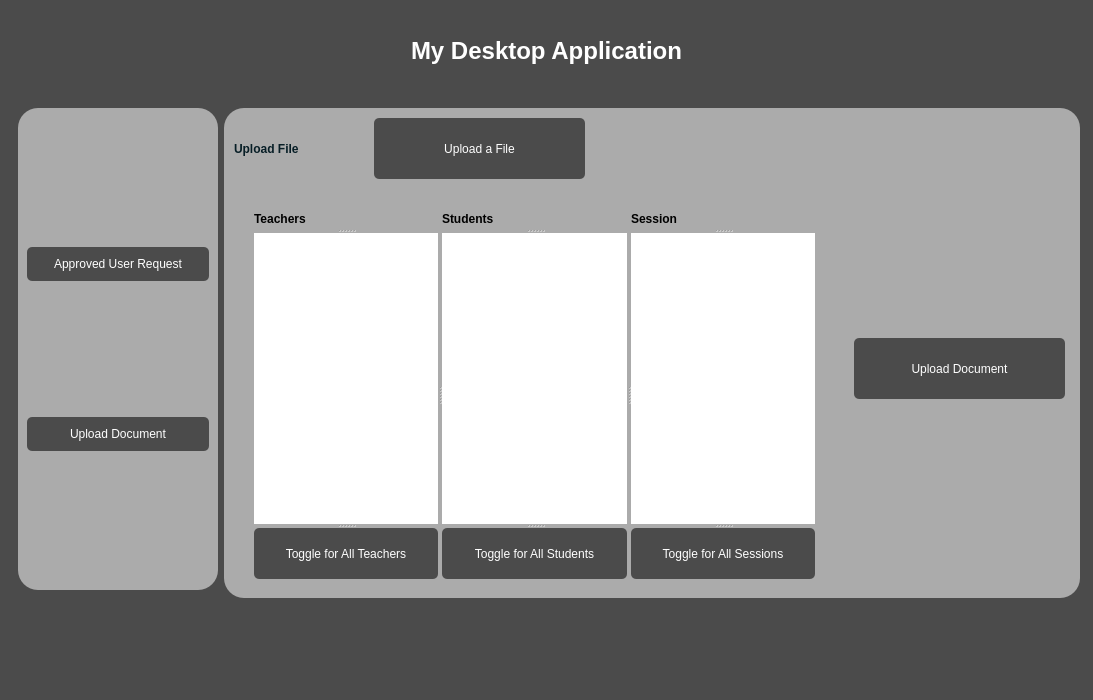
<?xml version="1.0" encoding="UTF-8"?>
<ui version="4.0">
 <class>AdminUploadDocument</class>
 <widget class="QMainWindow" name="AdminUploadDocument">
  <property name="geometry">
   <rect>
    <x>0</x>
    <y>0</y>
    <width>1093</width>
    <height>700</height>
   </rect>
  </property>
  <property name="minimumSize">
   <size>
    <width>1080</width>
    <height>700</height>
   </size>
  </property>
  <property name="maximumSize">
   <size>
    <width>16777215</width>
    <height>700</height>
   </size>
  </property>
  <property name="windowTitle">
   <string>MainWindow</string>
  </property>
  <widget class="QWidget" name="centralwidget">
   <property name="maximumSize">
    <size>
     <width>16777215</width>
     <height>800</height>
    </size>
   </property>
   <property name="styleSheet">
    <string notr="true">*{
border:none;
background-color:transparent;
color:#fff;
}



#label
{
color:#fff;

}

#label_2
{
color:#071e26;

}

#centralwidget{
	
	background-color: rgb(75, 75, 75);
}

#sidemenu{
background-color: rgb(171, 171, 171);
border-radius:20px;
}

QPushButton{
padding: 10px;
background-color: rgb(75, 75, 75);
border-radius: 5px;

}

#menuButton{
	background-color: rgb(171, 171, 171);
padding: 10px;
border-radius: 5px;

}

#mainbody{
background-color:071e26;
border-radius:10px;
}

#widget_4{
background-color: rgb(171, 171, 171);
border-radius:20px;
}</string>
   </property>
   <layout class="QVBoxLayout" name="verticalLayout">
    <item>
     <widget class="QLabel" name="label">
      <property name="maximumSize">
       <size>
        <width>16777215</width>
        <height>60</height>
       </size>
      </property>
      <property name="font">
       <font>
        <pointsize>18</pointsize>
        <weight>75</weight>
        <bold>true</bold>
       </font>
      </property>
      <property name="text">
       <string>My Desktop Application</string>
      </property>
      <property name="alignment">
       <set>Qt::AlignCenter</set>
      </property>
     </widget>
    </item>
    <item>
     <widget class="QFrame" name="frame_2">
      <property name="sizePolicy">
       <sizepolicy hsizetype="Preferred" vsizetype="Expanding">
        <horstretch>0</horstretch>
        <verstretch>0</verstretch>
       </sizepolicy>
      </property>
      <property name="minimumSize">
       <size>
        <width>1080</width>
        <height>500</height>
       </size>
      </property>
      <property name="maximumSize">
       <size>
        <width>16777215</width>
        <height>500</height>
       </size>
      </property>
      <property name="frameShape">
       <enum>QFrame::StyledPanel</enum>
      </property>
      <property name="frameShadow">
       <enum>QFrame::Raised</enum>
      </property>
      <layout class="QHBoxLayout" name="horizontalLayout">
       <property name="spacing">
        <number>0</number>
       </property>
       <property name="leftMargin">
        <number>0</number>
       </property>
       <property name="topMargin">
        <number>0</number>
       </property>
       <property name="rightMargin">
        <number>0</number>
       </property>
       <property name="bottomMargin">
        <number>0</number>
       </property>
       <item>
        <widget class="QFrame" name="mainbody">
         <property name="sizePolicy">
          <sizepolicy hsizetype="Expanding" vsizetype="Expanding">
           <horstretch>0</horstretch>
           <verstretch>0</verstretch>
          </sizepolicy>
         </property>
         <property name="minimumSize">
          <size>
           <width>1050</width>
           <height>500</height>
          </size>
         </property>
         <property name="maximumSize">
          <size>
           <width>16777215</width>
           <height>500</height>
          </size>
         </property>
         <property name="styleSheet">
          <string notr="true"/>
         </property>
         <property name="frameShape">
          <enum>QFrame::StyledPanel</enum>
         </property>
         <property name="frameShadow">
          <enum>QFrame::Raised</enum>
         </property>
         <layout class="QHBoxLayout" name="horizontalLayout_4">
          <item>
           <widget class="QFrame" name="widget_4">
            <property name="sizePolicy">
             <sizepolicy hsizetype="Expanding" vsizetype="Preferred">
              <horstretch>0</horstretch>
              <verstretch>0</verstretch>
             </sizepolicy>
            </property>
            <property name="minimumSize">
             <size>
              <width>0</width>
              <height>0</height>
             </size>
            </property>
            <property name="maximumSize">
             <size>
              <width>200</width>
              <height>490</height>
             </size>
            </property>
            <property name="styleSheet">
             <string notr="true"/>
            </property>
            <layout class="QVBoxLayout" name="verticalLayout_2">
             <item>
              <widget class="QPushButton" name="menu_btn_users_request">
               <property name="text">
                <string>Approved User Request</string>
               </property>
               <property name="icon">
                <iconset>
                 <normaloff>:/icons/users.svg</normaloff>:/icons/users.svg</iconset>
               </property>
              </widget>
             </item>
             <item>
              <widget class="QPushButton" name="menu_btn_upload_document">
               <property name="text">
                <string>Upload Document</string>
               </property>
               <property name="icon">
                <iconset>
                 <normaloff>:/icons/upload.svg</normaloff>:/icons/upload.svg</iconset>
               </property>
              </widget>
             </item>
            </layout>
           </widget>
          </item>
          <item>
           <widget class="QFrame" name="sidemenu">
            <property name="sizePolicy">
             <sizepolicy hsizetype="Expanding" vsizetype="Expanding">
              <horstretch>0</horstretch>
              <verstretch>0</verstretch>
             </sizepolicy>
            </property>
            <property name="minimumSize">
             <size>
              <width>500</width>
              <height>490</height>
             </size>
            </property>
            <property name="maximumSize">
             <size>
              <width>2000</width>
              <height>490</height>
             </size>
            </property>
            <property name="frameShape">
             <enum>QFrame::StyledPanel</enum>
            </property>
            <property name="frameShadow">
             <enum>QFrame::Raised</enum>
            </property>
            <widget class="QLabel" name="label_2">
             <property name="geometry">
              <rect>
               <x>10</x>
               <y>20</y>
               <width>91</width>
               <height>41</height>
              </rect>
             </property>
             <property name="font">
              <font>
               <pointsize>9</pointsize>
               <weight>75</weight>
               <bold>true</bold>
              </font>
             </property>
             <property name="text">
              <string>Upload File</string>
             </property>
            </widget>
            <widget class="QPushButton" name="SubmitBtn">
             <property name="geometry">
              <rect>
               <x>630</x>
               <y>230</y>
               <width>211</width>
               <height>61</height>
              </rect>
             </property>
             <property name="text">
              <string>Upload Document</string>
             </property>
             <property name="icon">
              <iconset>
               <normaloff>:/icons/upload.svg</normaloff>:/icons/upload.svg</iconset>
             </property>
            </widget>
            <widget class="QPushButton" name="uploadFileBtn">
             <property name="geometry">
              <rect>
               <x>150</x>
               <y>10</y>
               <width>211</width>
               <height>61</height>
              </rect>
             </property>
             <property name="text">
              <string>Upload a File</string>
             </property>
            </widget>
            <widget class="QSplitter" name="splitter_4">
             <property name="geometry">
              <rect>
               <x>30</x>
               <y>100</y>
               <width>561</width>
               <height>371</height>
              </rect>
             </property>
             <property name="orientation">
              <enum>Qt::Horizontal</enum>
             </property>
             <widget class="QSplitter" name="splitter">
              <property name="orientation">
               <enum>Qt::Vertical</enum>
              </property>
              <widget class="QLabel" name="label_3">
               <property name="font">
                <font>
                 <pointsize>9</pointsize>
                 <weight>75</weight>
                 <bold>true</bold>
                </font>
               </property>
               <property name="styleSheet">
                <string notr="true">QLabel{
	color: black;
}</string>
               </property>
               <property name="text">
                <string>Teachers</string>
               </property>
              </widget>
              <widget class="QListWidget" name="TeachersList">
               <property name="styleSheet">
                <string notr="true">background-color: rgb(255, 255, 255);
color: black;
</string>
               </property>
              </widget>
              <widget class="QPushButton" name="teachersToggle">
               <property name="text">
                <string>Toggle for All Teachers</string>
               </property>
              </widget>
             </widget>
             <widget class="QSplitter" name="splitter_2">
              <property name="orientation">
               <enum>Qt::Vertical</enum>
              </property>
              <widget class="QLabel" name="label_4">
               <property name="font">
                <font>
                 <pointsize>9</pointsize>
                 <weight>75</weight>
                 <bold>true</bold>
                </font>
               </property>
               <property name="styleSheet">
                <string notr="true">QLabel{
	color: black;
}</string>
               </property>
               <property name="text">
                <string>Students</string>
               </property>
              </widget>
              <widget class="QListWidget" name="StudentsList">
               <property name="styleSheet">
                <string notr="true">background-color: rgb(255, 255, 255);
color: black;
</string>
               </property>
              </widget>
              <widget class="QPushButton" name="studentsToggle">
               <property name="text">
                <string>Toggle for All Students</string>
               </property>
              </widget>
             </widget>
             <widget class="QSplitter" name="splitter_3">
              <property name="orientation">
               <enum>Qt::Vertical</enum>
              </property>
              <widget class="QLabel" name="label_5">
               <property name="font">
                <font>
                 <pointsize>9</pointsize>
                 <weight>75</weight>
                 <bold>true</bold>
                </font>
               </property>
               <property name="styleSheet">
                <string notr="true">QLabel{
	color: black;
}</string>
               </property>
               <property name="text">
                <string>Session</string>
               </property>
              </widget>
              <widget class="QListWidget" name="SessionsList">
               <property name="styleSheet">
                <string notr="true">background-color: rgb(255, 255, 255);
color: black;
</string>
               </property>
              </widget>
              <widget class="QPushButton" name="sessionToggle">
               <property name="text">
                <string>Toggle for All Sessions</string>
               </property>
              </widget>
             </widget>
            </widget>
           </widget>
          </item>
         </layout>
        </widget>
       </item>
      </layout>
     </widget>
    </item>
    <item>
     <widget class="QFrame" name="frame_3">
      <property name="maximumSize">
       <size>
        <width>16777215</width>
        <height>60</height>
       </size>
      </property>
      <property name="frameShape">
       <enum>QFrame::StyledPanel</enum>
      </property>
      <property name="frameShadow">
       <enum>QFrame::Raised</enum>
      </property>
     </widget>
    </item>
   </layout>
  </widget>
 </widget>
 <resources/>
 <connections/>
</ui>
